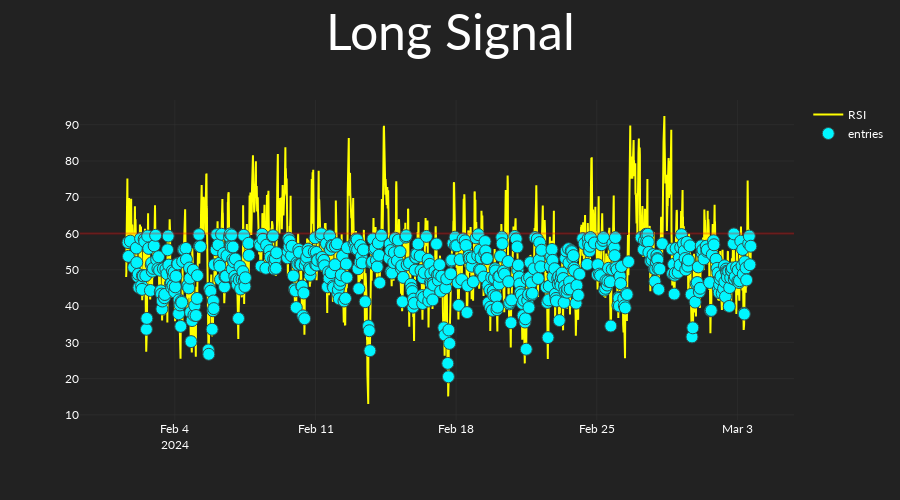
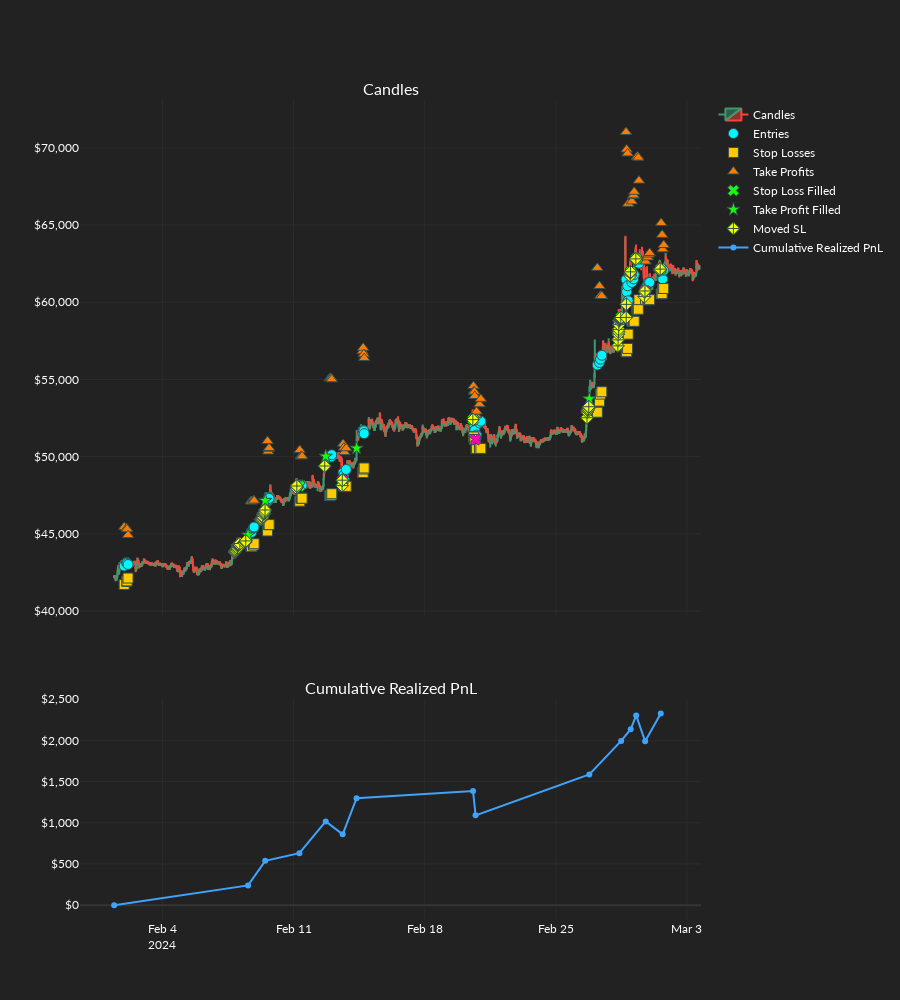

The code cell stored with these charts, in order, in its notebook:
### Code cell
order_records_df = or_backtest(
    backtest_settings=backtest_settings,
    candles=candles,
    dos_arrays=dos_arrays,
    exchange_settings=exchange_settings,
    static_os=static_os,
    strategy=long_strat,
    ind_set_index=5,
    dos_index=21,
    plot_results=True,
    logger_bool=False,
)
